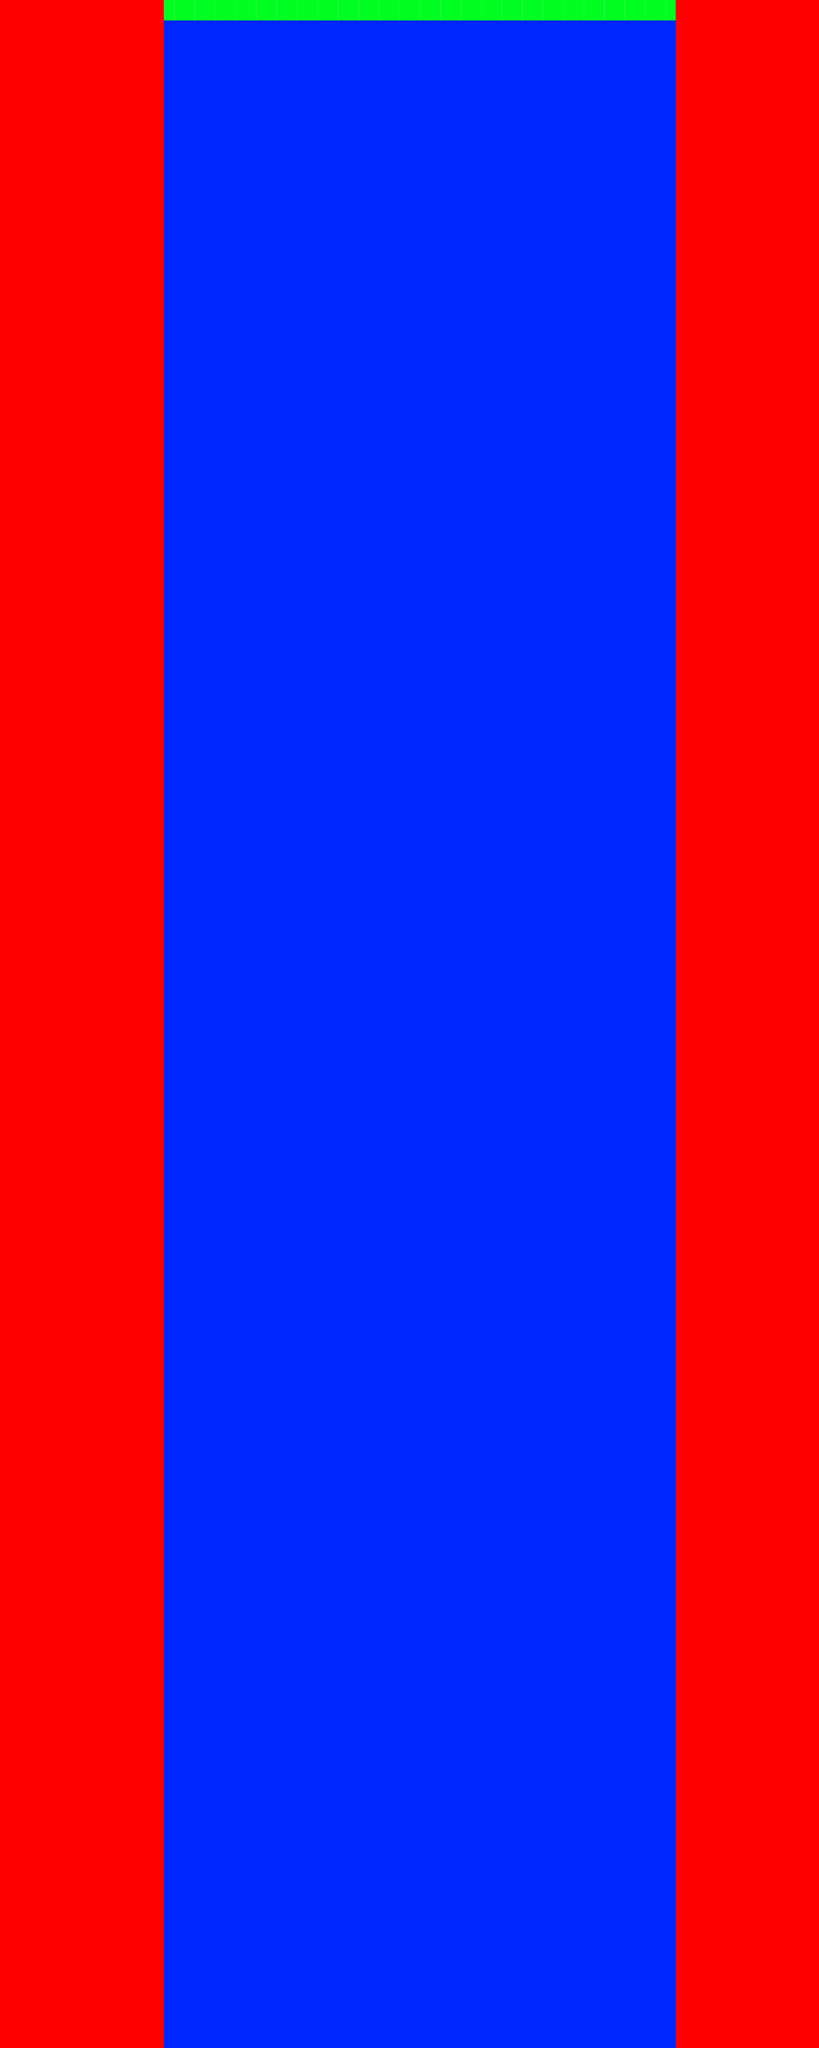

A level layout from a 2D game, rendered from its tile map. Below: a short description, then the map file with tile-grid data replaced by summaries:
An orthogonal 40x100 tile map with 32x32 px tiles, 1 tile layer (Tile Layer 1) and 1 object (Boss).

<map version="1.2" tiledversion="1.3.1" orientation="orthogonal" renderorder="left-down" compressionlevel="-1" width="40" height="100" tilewidth="32" tileheight="32" infinite="0" nextlayerid="3" nextobjectid="2">
 <tileset firstgid="1" name="samplesheet" tilewidth="32" tileheight="32" tilecount="4" columns="4">
  <image source="samplesheet.png" width="128" height="32" />
 </tileset>
 <layer id="1" name="Tile Layer 1" width="40" height="100">
  <data>[4000 cells, 4000 non-empty, 3 distinct tile ids]</data>
 </layer>
 <objectgroup id="2" name="Object Layer 1">
  <object id="1" name="Boss" x="576" y="224" width="32" height="32">
   <properties>
    <property name="moveX" type="float" value="0" />
    <property name="moveY" type="float" value="0" />
    <property name="scale" type="float" value="4" />
   </properties>
  </object>
 </objectgroup>
</map>
